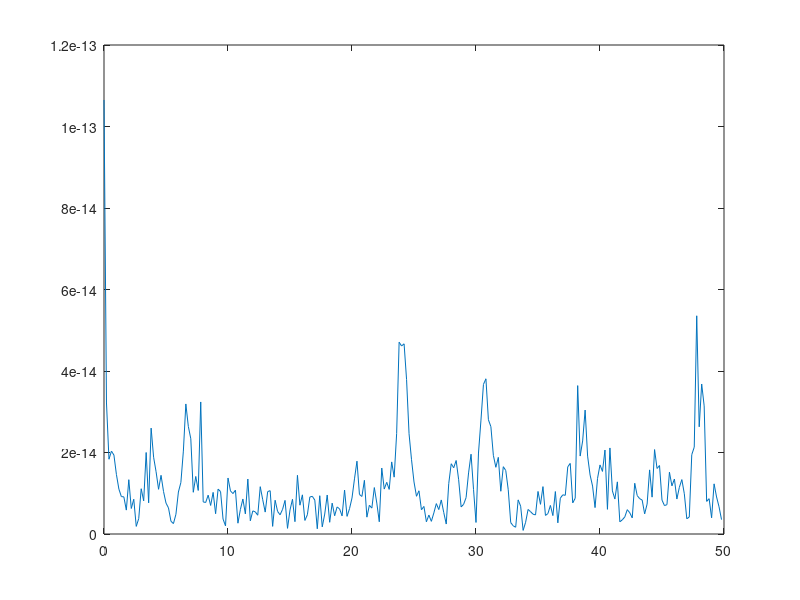

The MATLAB script that drew this image:
% 1
Fs = 100;
t =(0:1/Fs:10);
% 2
L = 500;
f = ((0:L-1)/L)*Fs;
% 3
k=1;
w = 2*pi*Fs;
xt = (4/pi)*(1/k)*sin(w*k*t);
% 4
X = fft(xt,L);
% 5
Xf = 2*abs(X)/L;
plot(f(1:(L/2)),Xf(1:L/2));
